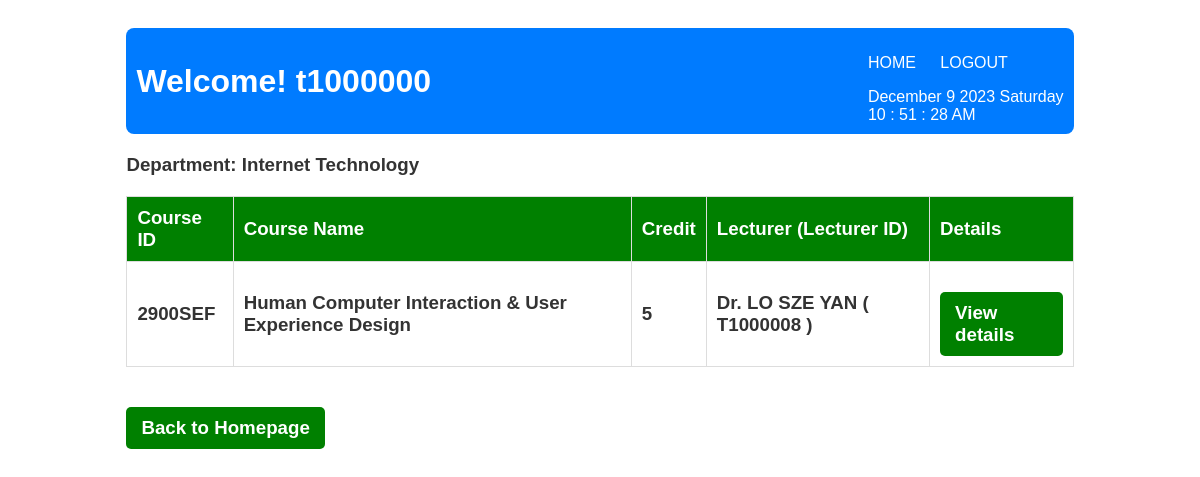
Page /Teacher/departmentCourse.php (signed in) on the committed database.
### tables this page shows
CREATE TABLE `Department` (
  `Department` varchar(10) NOT NULL,
  `DepartmentName` varchar(30) NOT NULL,
  `DepartmentHead` varchar(255) NOT NULL
);

CREATE TABLE `Course` (
  `course_id` varchar(255) NOT NULL,
  `course_name` varchar(255) DEFAULT NULL,
  `course_type` varchar(255) DEFAULT NULL,
  `credit` int(1) DEFAULT NULL,
  `lecturer` varchar(255) NOT NULL,
  `department` varchar(10) NOT NULL
);

CREATE TABLE `Staff` (
  `userid` varchar(255) NOT NULL,
  `name` varchar(255) DEFAULT NULL,
  `password` varchar(255) DEFAULT NULL,
  `email` varchar(255) DEFAULT NULL,
  `phoneNum` varchar(30) DEFAULT NULL
);

### Teacher/departmentCourse.php (the view, shortened to what this page needs)
<!DOCTYPE html>
<html>
<head>
<link rel="stylesheet" href="../css/globle-style.css" />
</head>
<body>
<div class="container">
<?php
    include_once('../navbar.php');
    include "../db_conn.php";
    $Userid =  $_SESSION['Userid'];
    $sql = "SELECT c.course_id , c.course_name, c.credit ,s.name ,s.userid ,d.DepartmentName FROM Course c, Department d , Staff s WHERE d.DepartmentHead = '$Userid' AND c.department = d.department AND s.userid = c.lecturer";
    $result = mysqli_query($conn, $sql);
    if (mysqli_num_rows($result) > 0) {
        echo "<h3>Department: " .(htmlspecialchars(mysqli_fetch_assoc($result)['DepartmentName']) );
        echo "<table border='1' style='width: 100%; margin-top: 20px;'>";
        echo "<tr><th>Course ID</th><th>Course Name</th><th>Credit</th><th>Lecturer (Lecturer ID)</th><th>Details</th></tr>";
        while ($row = mysqli_fetch_assoc($result)) {
            echo "<tr>";
            echo "<td>" . htmlspecialchars($row['course_id']) . "</td>";
            echo "<td>" . htmlspecialchars($row['course_name']) . "</td>";
            echo "<td>" . htmlspecialchars($row['credit']) . "</td>";
            echo "<td>Dr. " . strtoupper(htmlspecialchars($row['name'])) . "  ( " . strtoupper(htmlspecialchars($row['userid'])) . " )</td>";
            echo "<td><a href='viewCourse.php?course_id= " . $row['course_id'] ." ' class = button >View details</a></td>";
            echo "</tr>";
        }
        echo "</table>";
    } else {
        echo "No permission.";
    }
?>
<div style="margin-top: 20px;">
    <a href="homepage.php" class="button">Back to Homepage</a>
</div>
</div>
</body>
</html>

### css/globle-style.css (style rules this page uses)
body { font-family: Arial, sans-serif; background-color: rgba(255, 255, 255, 0.638); }
.container { width: 80%; margin: auto; overflow: hidden; padding: 20px; }
table { width: 100%; margin-top: 20px; border-collapse: collapse; }
table, th, td { border: 1px solid #ddd; }
th, td { padding: 10px; text-align: left; }
th { background-color: green; color: white; }
.button { display: inline-block; background-color: green; color: white; padding: 10px 15px; margin-top: 20px; text-decoration: none; border-radius: 5px; }
h2, h3 { color: #333; }

### rows in the picture
department: DepartmentName "Internet Technology"
course: course_id "2900SEF", course_name "Human Computer Interaction & User Experience Design", credit "5", lecturer.name "LO SZE YAN", lecturer.userid "T1000008"

### other values in the picture
$Userid "t1000000"
